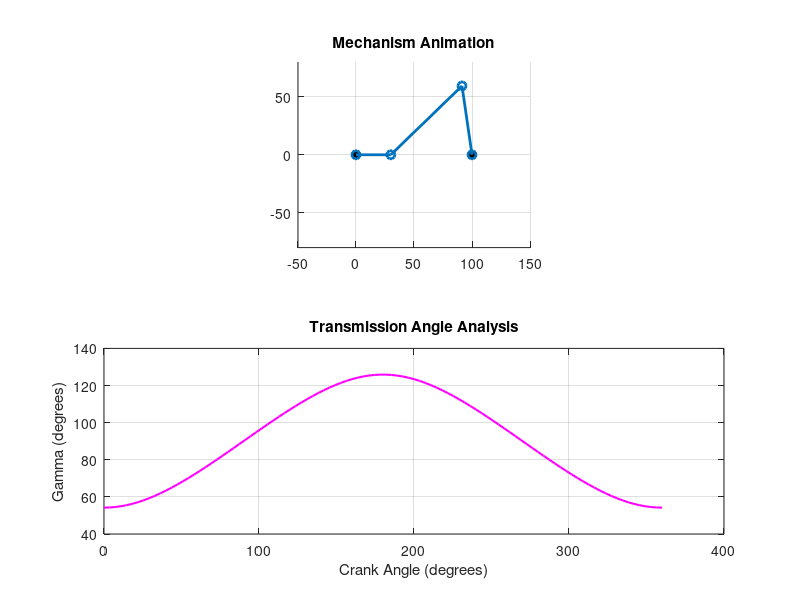

Write the MATLAB code that produced this figure.
clear all;
clc;

% Four-Bar Mechanism Simulation and Analysis
% Based on Example 1: r1=100, r2=30, r3=85.4, r4=60
clear; clc; close all;

%% 1. Define Mechanism Parameters (Link Lengths)
r1 = 100;   % Fixed link (O2 to O4)
r2 = 30;    % Crank (Driver)
r3 = 85.4;  % Coupler
r4 = 60;    % Follower (Rocker)

% Crank rotation range (Full revolution)
theta2 = linspace(0, 2*pi, 100); 

% Pre-allocate arrays
theta3 = zeros(size(theta2));
theta4 = zeros(size(theta2));
gamma = zeros(size(theta2)); % Transmission Angle

%% 2. Command Window Calculations
fprintf('--- Mechanism Parameters & Analysis ---\n');

% Calculate Degrees of Freedom (DOF) using Grubler's Criterion
% For a 4-bar: n=4 links, j=4 revolute joints
n = 4; j = 4;
dof = 3*(n-1) - 2*j;
fprintf('Degrees of Freedom (DOF): %d\n', dof);

% Grashof Law Check
links = sort([r1, r2, r3, r4]);
S = links(1); L = links(4); P = links(2); Q = links(3);
if (S + L) <= (P + Q)
    fprintf('Grashof Condition: S+L <= P+Q (Grashof - Linkages can rotate)\n');
else
    fprintf('Grashof Condition: S+L > P+Q (Non-Grashof)\n');
end

% Ratios
fprintf('Crank to Rocker Length Ratio: %.2f\n', r2/r4);
fprintf('Link Lengths: r1=%.1f, r2=%.1f, r3=%.1f, r4=%.1f\n\n', r1, r2, r3, r4);

%% 3. Position and Transmission Angle Analysis
for i = 1:length(theta2)
    % Freudenstein's Constants
    K1 = r1/r2; K2 = r1/r4;
    K3 = (r1^2 + r2^2 - r3^2 + r4^2) / (2*r2*r4);
    
    A = cos(theta2(i)) - K1 - K2*cos(theta2(i)) + K3;
    B = -2*sin(theta2(i));
    C = K1 - (K2+1)*cos(theta2(i)) + K3;
    
    % Follower Angle (theta4)
    theta4(i) = 2 * atan((-B - sqrt(B^2 - 4*A*C)) / (2*A));
    
    % Transmission Angle (gamma)
    BD = sqrt(r1^2 + r2^2 - 2*r1*r2*cos(theta2(i)));
    gamma(i) = acos((r3^2 + r4^2 - BD^2) / (2*r3*r4));
end

% Display Performance Values
fprintf('--- Angular Performance ---\n');
fprintf('Follower Range (Rocker Swing): %.2f deg to %.2f deg\n', ...
    min(rad2deg(theta4)), max(rad2deg(theta4)));
fprintf('Min Transmission Angle: %.2f deg\n', min(rad2deg(gamma)));
fprintf('Max Transmission Angle: %.2f deg\n', max(rad2deg(gamma)));

%% 4. Performance Visualization (Animation)
figure('Name', 'Four-Bar Mechanism Analysis');
subplot(2,1,1);
hold on; grid on; axis equal;
title('Mechanism Animation');
xlim([-50, 150]); ylim([-80, 80]);

% Static Pinned Joints
plot(0, 0, 'ko', 'MarkerFaceColor', 'k'); 
plot(r1, 0, 'ko', 'MarkerFaceColor', 'k'); 

h_links = plot([0 0 0 0], [0 0 0 0], '-o', 'LineWidth', 2);

for i = 1:length(theta2)
    Bx = r2 * cos(theta2(i)); By = r2 * sin(theta2(i));
    Cx = r1 + r4 * cos(theta4(i)); Cy = r4 * sin(theta4(i));
    
    set(h_links, 'XData', [0 Bx Cx r1], 'YData', [0 By Cy 0]);
    drawnow;
    pause(0.02);
end

%% 5. Transmission Angle Plot
subplot(2,1,2);
plot(rad2deg(theta2), rad2deg(gamma), 'm', 'LineWidth', 1.5);
title('Transmission Angle Analysis');
xlabel('Crank Angle (degrees)');
ylabel('Gamma (degrees)');
grid on;
